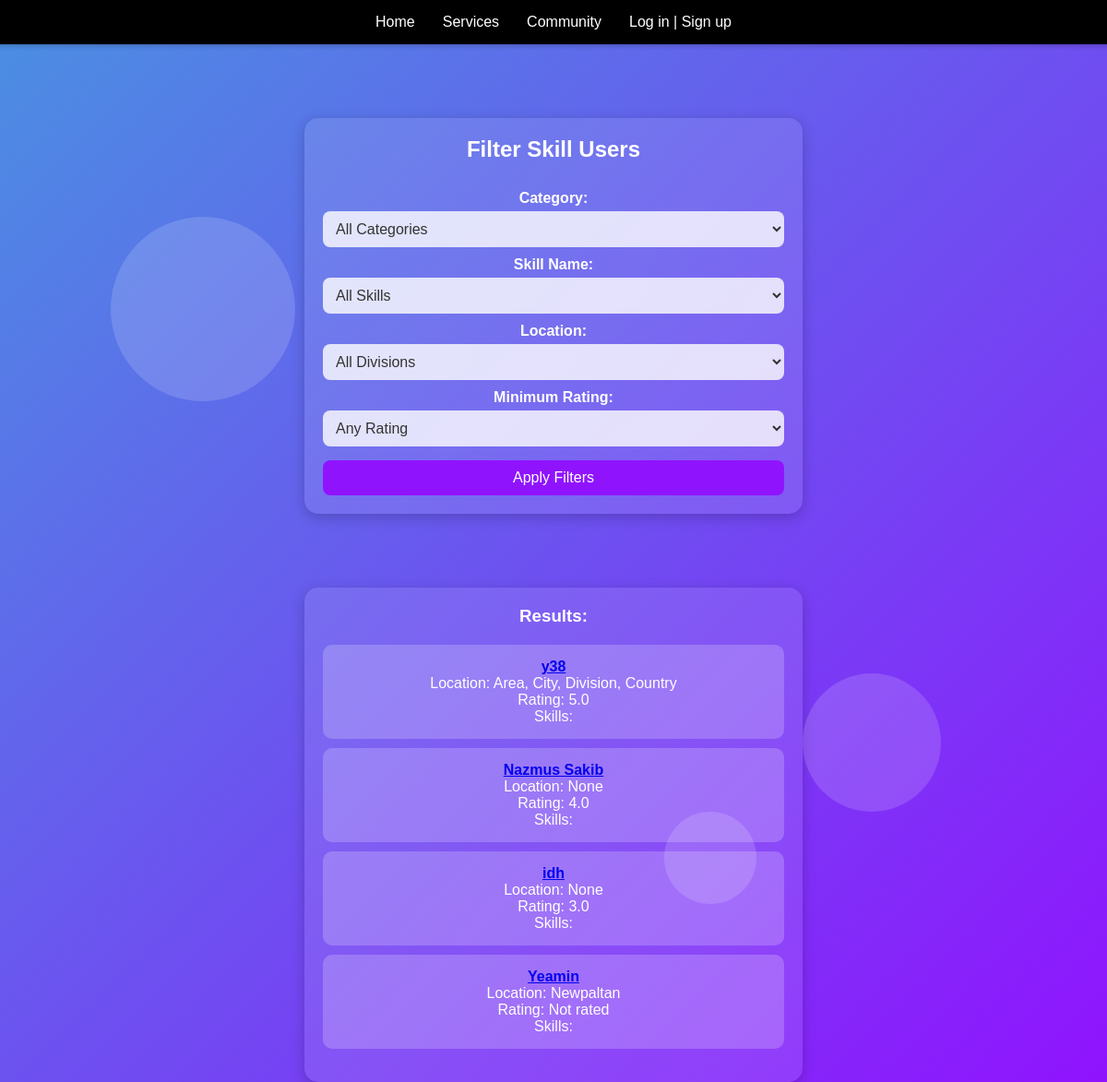
The page /filter-skills/ on the database as committed earlier.
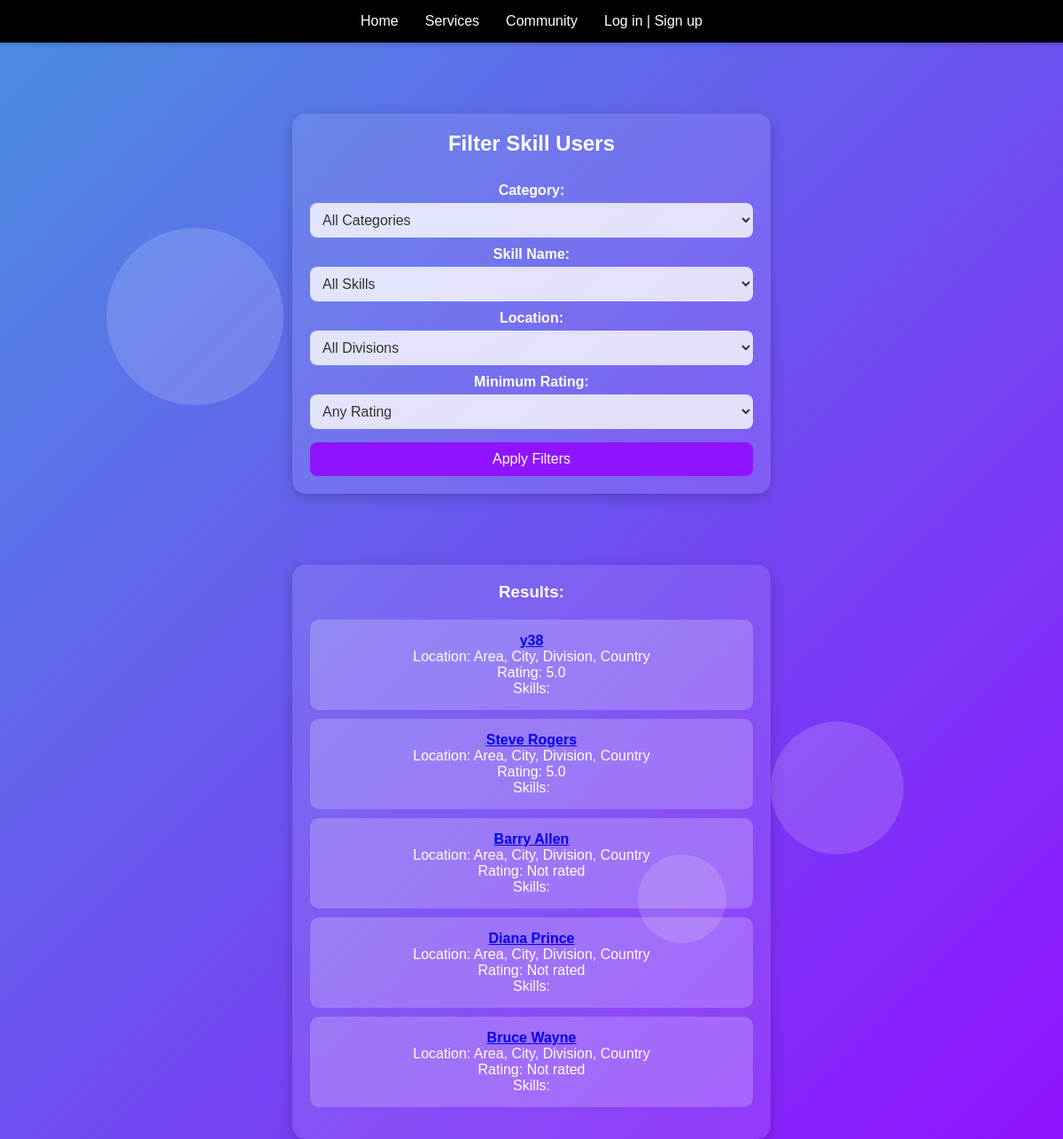
The same page on the database as committed later.
### Users/models.py (models this page shows, shortened)
class profile(models.Model):
    user = models.OneToOneField(User, null=True, on_delete=models.CASCADE)
    name = models.CharField(max_length=100, null=True, blank=True)
    bio = models.TextField(null=True, blank=True)
    image = models.ImageField(upload_to='images/profile_images/', default='images/profile_images/default.jpg', null=True, blank=True)
    birthday = models.DateField(null=True, blank=True)
    gender = models.CharField(max_length=10, choices=[('Male', 'Male'), ('Female', 'Female'), ('Other', 'Other')], null=True, blank=True)
    location = models.CharField(max_length=255, null=True, blank=True)
    phone=models.CharField(default="Enter number",max_length=11,null=True, blank=True)
    status=models.CharField(default='Non-professional', max_length=100)

class PublicProfile(models.Model):
    user = models.OneToOneField(User, on_delete=models.CASCADE, related_name="public_profile")
    rating = models.FloatField(default=0.0)
    followers = models.ManyToManyField(User, related_name="follows", blank=True)
    following = models.ManyToManyField(User, related_name="following_profiles", blank=True)

### Users/views.py (the view)
# urls.py: path('filter-skills/', views.filter_skills, name='filter_skills'),
def filter_skills(request):
    categories = Skill.objects.values_list('category', flat=True).distinct()
    skill_names = Skill.objects.values_list('name', flat=True).distinct()
    divisions = [
        'Dhaka', 'Chattogram', 'Khulna', 'Rajshahi', 'Barishal', 'Sylhet', 'Rangpur', 'Mymensingh'
    ]
    selected_category = request.GET.get('category')
    selected_skill_name = request.GET.get('skill_name')
    selected_location = request.GET.get('location')
    selected_rating = request.GET.get('rating')
    skill_users = profile.objects.filter(
        status='Professional',
        user__public_profile__isnull=False
    )
    if selected_category:
        skill_users = skill_users.filter(user__skills__category=selected_category)
    if selected_skill_name:
        skill_users = skill_users.filter(user__skills__name=selected_skill_name)
    if selected_location:
        skill_users = skill_users.filter(location=selected_location)
    if selected_rating:
        skill_users = skill_users.filter(user__public_profile__rating__gte=int(selected_rating))
    skill_users = skill_users.distinct()
    context = {
        'categories': categories,
        'skill_names': skill_names,
        'divisions': divisions,
        'skill_users': skill_users,
        'selected_category': selected_category,
        'selected_skill_name': selected_skill_name,
        'selected_location': selected_location,
        'selected_rating': selected_rating,
    }
    return render(request, 'filter_skills.html', context)

### templates/filter_skills.html (shortened to what this page needs)
<!DOCTYPE html>
<html lang="en">
<head>
</head>
<body>
    <div class="floating-shape shape1"></div>
    <div class="floating-shape shape2"></div>
    <div class="floating-shape shape3"></div>
    <nav>
        <ul>
            <li><a href="{% url 'index' %}">Home</a></li>
            <li><a href="{% url 'services_page' %}">Services</a></li>
            <li><a href="{% url 'community' %}">Community</a></li>
            <li>
                {% if user.is_authenticated %}
                    <a href="{% url 'profile' %}">Account</a>
                    <a href="{% url 'public_profile' username=user.username %}">Profile Card</a>
                    <a href="{% url 'logout' %}">Logout</a>
                {% else %}
                    <a href="{% url 'login' %}">Log in | Sign up</a>
                {% endif %}
            </li>
        </ul>
    </nav>
    <div class="filter-card">
        <h2>Filter Skill Users</h2>
        <form method="GET" action="{% url 'filter_skills' %}">
            <label for="category">Category:</label>
            <select name="category" id="category">
                <option value="">All Categories</option>
            </select>
            <label for="skill_name">Skill Name:</label>
            <select name="skill_name" id="skill_name">
                <option value="">All Skills</option>
            </select>
            <label for="location">Location:</label>
            <select name="location" id="location">
                <option value="">All Divisions</option>
            </select>
            <label for="rating">Minimum Rating:</label>
            <select name="rating" id="rating">
                <option value="">Any Rating</option>
            </select>
            <button type="submit">Apply Filters</button>
        </form>
    </div>
    <div class="filter-card">
        <h3>Results:</h3>
        <ul class="results-list">
            {% for user_profile in skill_users %}
                <li>
                    <a href="{% url 'public_profile' username=user_profile.user.username %}">
                        <strong>{{ user_profile.user.username }}</strong>
                    </a><br>
                    Location: {{ user_profile.location }}<br>
                    Rating: {{ user_profile.user.public_profile.rating|default:"Not rated" }}<br>
                    Skills:
                </li>
            {% empty %}
                <li>No skill users found with the selected criteria.</li>
            {% endfor %}
        </ul>
    </div>
</body>
</html>

Rows that differ between the two databases and show on the page:
removed profile: user.username "Nazmus Sakib", location "None", user.public_profile.rating "4.0"
removed profile: user.username "idh", location "None", user.public_profile.rating "3.0"
removed profile: user.username "Yeamin", location "Newpaltan", user.public_profile.rating "Not rated"
added profile: user.username "Steve Rogers", location "Area, City, Division, Country", user.public_profile.rating "5.0"
added profile: user.username "Barry Allen", location "Area, City, Division, Country", user.public_profile.rating "Not rated"
added profile: user.username "Diana Prince", location "Area, City, Division, Country", user.public_profile.rating "Not rated"
added profile: user.username "Bruce Wayne", location "Area, City, Division, Country", user.public_profile.rating "Not rated"
